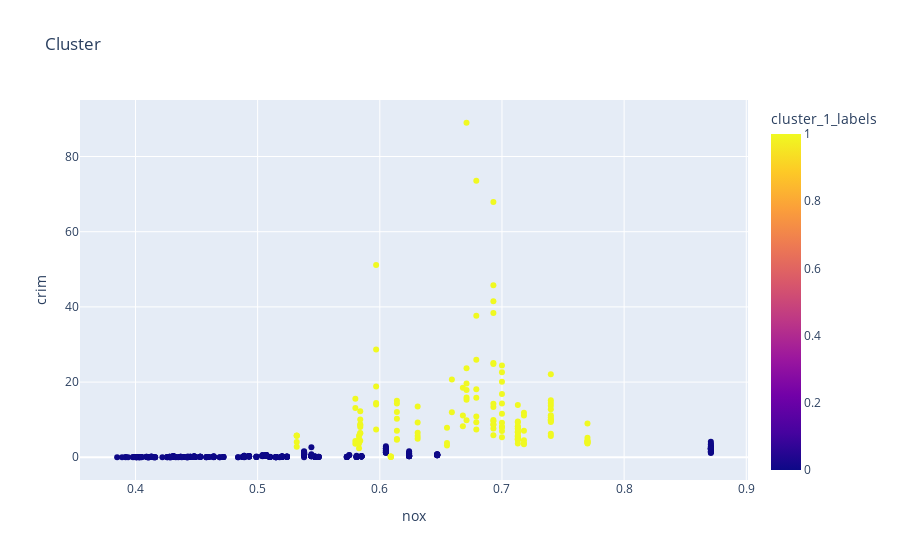

Here is the notebook cell this chart was saved with:
### Code cell
plot = px.scatter(data_frame=Y,
                 x = 'nox',
                 y = 'crim',
                color = 'cluster_1_labels',
                 title = 'Cluster')
plot.show()

### Figure 1 — Plotly figure (JSON) as saved in the notebook; plotly's stock layout.template omitted (floating-point values rounded to 4 significant figures; data arrays with more than 128 entries replaced by an {"elided": "..."} marker saying what was removed)
{"data": [{"hovertemplate": "nox=%{x}<br>crim=%{y}<br>cluster_1_labels=%{marker.color}<extra></extra>", "legendgroup": "", "marker": {"color": {"elided": "506 int values"}, "coloraxis": "coloraxis", "symbol": "circle"}, "mode": "markers", "name": "", "orientation": "v", "showlegend": false, "type": "scatter", "x": {"elided": "506 float values"}, "xaxis": "x", "y": {"elided": "506 float values"}, "yaxis": "y"}], "layout": {"autosize": true, "coloraxis": {"colorbar": {"title": {"text": "cluster_1_labels"}}, "colorscale": [[0, "#0d0887"], [0.1111, "#46039f"], [0.2222, "#7201a8"], [0.3333, "#9c179e"], [0.4444, "#bd3786"], [0.5556, "#d8576b"], [0.6667, "#ed7953"], [0.7778, "#fb9f3a"], [0.8889, "#fdca26"], [1, "#f0f921"]]}, "legend": {"tracegroupgap": 0}, "title": {"text": "Cluster"}, "xaxis": {"anchor": "y", "autorange": true, "domain": [0, 1], "range": [0.355, 0.901], "title": {"text": "nox"}, "type": "linear"}, "yaxis": {"anchor": "x", "autorange": true, "domain": [0, 1], "range": [-7.336, 96.32], "title": {"text": "crim"}, "type": "linear"}}}
